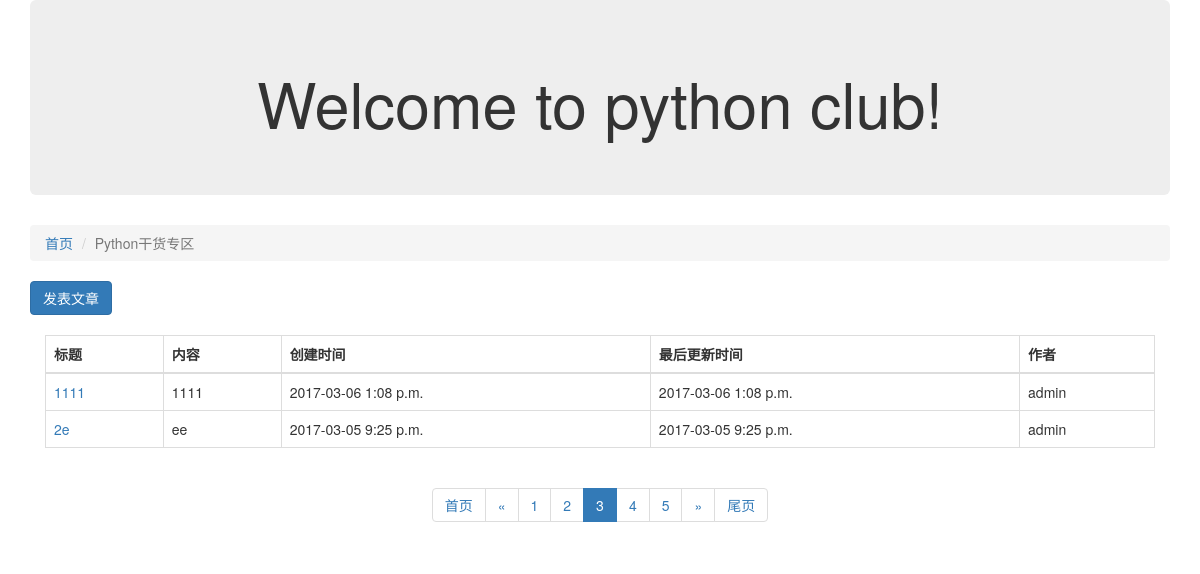
/article/list/2?page_no=3, run on the app's committed database.
### block/models.py (models this page shows, shortened)
class Block(models.Model):
    block_name = models.CharField("板块名称",max_length=100)
    block_description = models.CharField("板块描述",max_length=100)
    manager_name = models.CharField("管理员名称",max_length=100)
    block_status = models.IntegerField("状态",choices=((0,"正常"),(-1,"删除")))
    class Meta:
        verbose_name = "各板块信息"
        verbose_name_plural = "板块集合"

### article/models.py (models this page shows, shortened)
class Article(models.Model):
    owner = models.ForeignKey(User,verbose_name="作者")
    block = models.ForeignKey(Block, verbose_name="板块ID")
    article_title = models.CharField("文章名称",max_length=100)
    article_content = models.CharField("文章内容",max_length=10000)
    article_status = models.IntegerField("状态",choices=((0,"正常"),(-1,"删除")))
    create_timestamp = models.DateTimeField("创建时间",auto_now_add=True)
    last_update_timestamp = models.DateTimeField("最后更新时间",auto_now=True)
    class Meta:
        verbose_name = "文章"
        verbose_name_plural = "文章"

### article/views.py (the view)
# urls.py: url(r'^list/(?P<block_id>\d+)',article_list),
def article_list(request, block_id):
    block_id = int(block_id)
    block = Block.objects.get(id=block_id)
    all_articles = Article.objects.filter(block=block, article_status=0).order_by("-id")
    ARTICLE_CNT_1PAGE = 2
    p = Paginator(all_articles, ARTICLE_CNT_1PAGE)
    page_no = int(request.GET.get("page_no", "1"))
    page = p.page(page_no)
    articles_objs = page.object_list
    page_links = [i
                  for i in range(page_no - 2, page_no + 3) if i > 0 and i <= p.num_pages]
    return render(request, "article_list.html",
                  {"articles": articles_objs, "b": block, "page_no": page_no, "page": page,
                   "page_links": page_links, "p": p})

### article/templates/article_list.html
{% extends "base.html" %}
{% block content %}
<div class="col-xs-12 col-md-12">
    <ol class="breadcrumb">
        <li><a href="/">首页</a></li>
        <li class="active">{{ b.block_name }}</li>
    </ol>
</div>
<div class="col-xs-12 col-md-12">
    <a href="/article/create/{{ b.id }}" class="btn btn-primary"> 发表文章 </a>
    <br/>
    <br/>
    <div class="col-xs-12 col-md-12">
        <table class="table table-bordered">
            <thead>
            <tr>
                <th>标题</th>
                <th>内容</th>
                <th>创建时间</th>
                <th>最后更新时间</th>
                <th>作者</th>
            </tr>
            </thead>
            <tbody>
            {% for article in articles %}
            <tr>
                <td><a href="/article/detail/{{ article.id }}">{{ article.article_title }}</a></td>
                <td>{{ article.article_content }}</td>
                <td>{{ article.create_timestamp|date:"Y-m-d P" }}</td>
                <td>{{ article.last_update_timestamp|date:"Y-m-d P" }}</td>
                <td>{{ article.owner }}</td>
            </tr>
            {% endfor %}
            </tbody>
        </table>
    </div>
</div>
<div class="col-xs-12 col-md-12">
    <center>
        <nav aria-label="Page navigation">
            <ul class="pagination">
                <li><a href="?page_no=1">首页</a></li>
                {% if page.has_previous %}
                <li>
                    <a href="?page_no={{ page.previous_page_number }}" aria-label="Previous">
                        <span aria-hidden="True">&laquo;</span>
                    </a>
                </li>
                {% endif %}
                {% for current_no in page_links %}
                {% if current_no == page_no %}
                <li class="active"><a href="?page_no={{ current_no }}">{{ current_no }}</a></li>
                {% else %}
                <li><a href="?page_no={{ current_no }}">{{ current_no }}</a></li>
                {% endif %}
                {% endfor %}
                {% if page.has_next %}
                <li>
                    <a href="?page_no={{ page.next_page_number }}" aria-label="Next">
                        <span aria-hidden="true">&raquo;</span>
                    </a>
                </li>
                {% endif %}
                <li><a href="?page_no={{ p.num_pages }}">尾页</a></li>
            </ul>
        </nav>
    </center>
</div>
{% endblock %}

### data on the page
Block: block_name "Python干货专区"
Article: article_title "1111", article_content "1111", create_timestamp "2017-03-06 1:08 p.m.", last_update_timestamp "2017-03-06 1:08 p.m.", owner "admin"
Article: article_title "2e", article_content "ee", create_timestamp "2017-03-05 9:25 p.m.", last_update_timestamp "2017-03-05 9:25 p.m.", owner "admin"

### other printed values
{{ current_no }} "1" "2" "4" "5"
{{ current_no }} "3"
